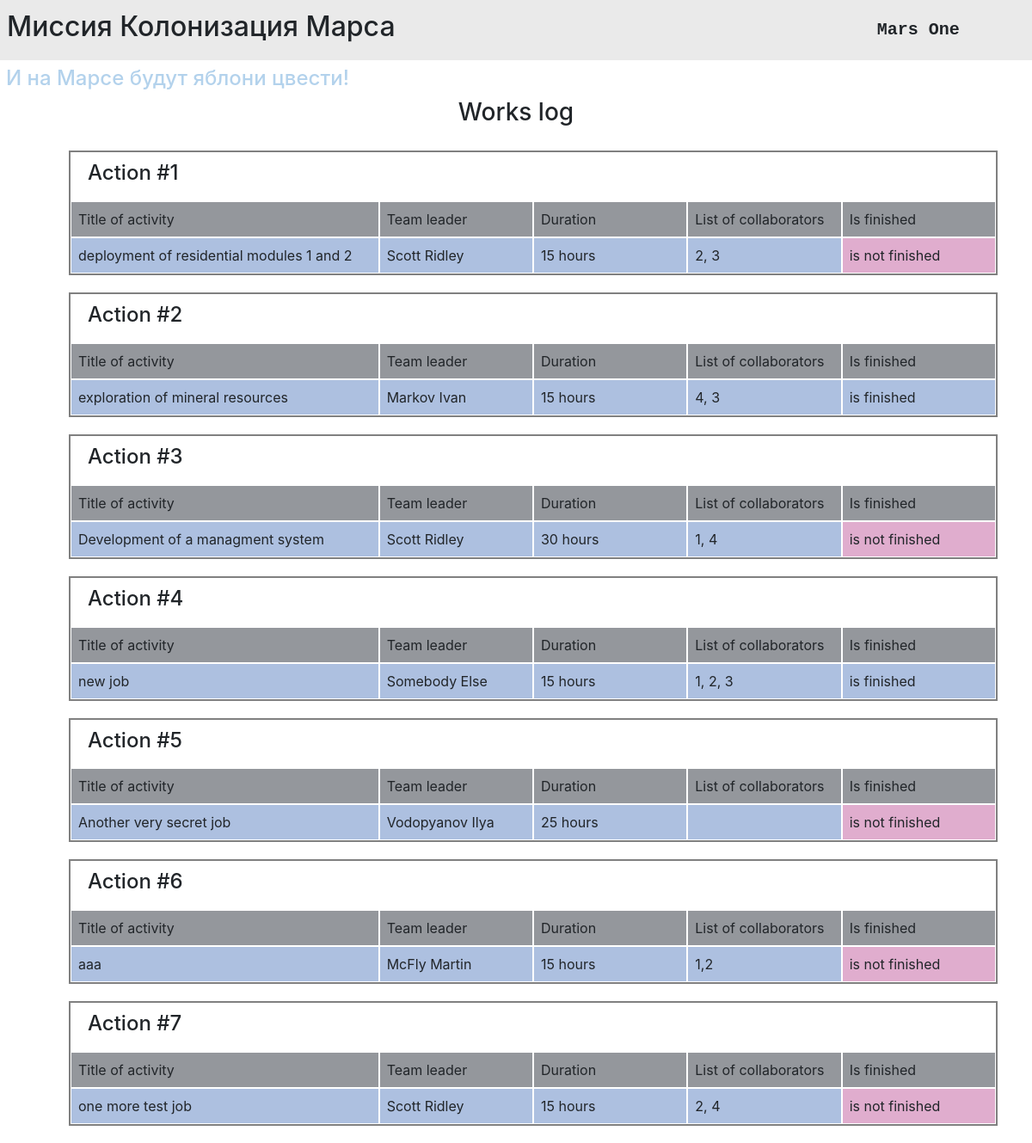
/index, run on the app's committed database.
### data/jobs.py (models this page shows, shortened)
class Jobs(SqlAlchemyBase):
    __tablename__ = 'jobs'
    id = sqlalchemy.Column(sqlalchemy.Integer,
                           primary_key=True, autoincrement=True)
    team_leader = sqlalchemy.Column(sqlalchemy.Integer, sqlalchemy.ForeignKey("users.id"))
    job = sqlalchemy.Column(sqlalchemy.String, nullable=True)
    work_size = sqlalchemy.Column(sqlalchemy.Integer, nullable=True)
    collaborators = sqlalchemy.Column(sqlalchemy.String, nullable=True)
    start_date = sqlalchemy.Column(sqlalchemy.DateTime, default=datetime.datetime.now, nullable=True)
    end_date = sqlalchemy.Column(sqlalchemy.DateTime, nullable=True)
    is_finished = sqlalchemy.Column(sqlalchemy.Boolean, nullable=True)
    user = orm.relation("User")

### main.py (the view)
@app.route("/")
@app.route("/index")
def index():
    session = db_session.create_session()
    actions = []
    for action in session.query(Jobs):
        actions.append({
            "id": action.id,
            "title": action.job,
            "leader": action.user.surname + ' ' + action.user.name,
            "duration": action.work_size,
            "collaborators": action.collaborators,
            "finished": action.is_finished
        })
    return render_template("actions.html", actions=actions, title="Список работ")

### data/db_session.py (called while the page is built)
def create_session() -> Session:
    global __factory
    return __factory()

### templates/actions.html (shortened to what this page needs)
{% extends "base.html" %}
{% block content %}
<div class="container-fluid">
    <div class="row">
        <div class="col-12 text-center">
            <h3>Works log</h3>
        </div>
    </div>
    {% for action in actions %}
    <div class="container-fluid item">
        <div class="row">
            <div class="col-12 action-title"><h4>Action #{{action.id}}</h4></div>
        </div>
        <div class="row">
            <div class="col-4 title">Title of activity</div>
            <div class="col-2 title">Team leader</div>
            <div class="col-2 title">Duration</div>
            <div class="col-2 title">List of collaborators</div>
            <div class="col-2 title">Is finished</div>
        </div>
        <div class="row">
            <div class="col-4 cell">{{action.title}}</div>
            <div class="col-2 cell">{{action.leader}}</div>
            <div class="col-2 cell">{{action.duration}} hours</div>
            <div class="col-2 cell">{{action.collaborators}}</div>
            <div class="col-2 cell {% if not action.finished %} not-finished {% endif %}">
                {% if not action.finished %} is not finished
                {% else %} is finished
                {% endif %}
            </div>
        </div>
    </div>
    {% endfor %}
</div>
{% endblock %}

### templates/base.html (shortened to what this page needs)
<!DOCTYPE html>
<html lang="en">
<head>
    <link rel="stylesheet"
          href="https://stackpath.bootstrapcdn.com/bootstrap/4.4.1/css/bootstrap.min.css"
>
    <link rel="stylesheet" href="static/css/style.css">
</head>
<body>
    <div class="row align-items-center mission">
        <h2 class="col-md-7 col-sm-6 mission-name">Миссия Колонизация Марса</h2>
        <p class="col-md-2 col-sm-3 mission-logo">Mars One</p>
    </div>
    <div class="slogan">
        <h4>И на Марсе будут яблони цвести!</h4>
    </div>
    <main role="main" class="container">
        {% block content %}{% endblock %}
    </main>
</body>
</html>

### static/css/style.css (style rules this page uses)
.title { background-color: #94979c; }
.cell { background-color: #adc0e0; }
.title, .cell { padding: 8px; border: 1px solid white; }
.not-finished { background-color: #e0adce; }
.item { margin: 20px; border: 2px solid gray; }
.action-title { padding: 10px 20px; }
.mission { background-color: #eaeaea; padding: 8px; }
.mission-logo { margin: 12px 0; font-family: monospace; font-size: 20px; font-weight: 600; }
.slogan { color: #b3d2ec; margin: 7px; }

### data on the page
Jobs: id "1", title "deployment of residential modules 1 and 2", leader "Scott Ridley", duration "15", collaborators "2, 3", shows "is not finished"
Jobs: id "2", title "exploration of mineral resources", leader "Markov Ivan", duration "15", collaborators "4, 3", shows "is finished"
Jobs: id "3", title "Development of a managment system", leader "Scott Ridley", duration "30", collaborators "1, 4", shows "is not finished"
Jobs: id "4", title "new job", leader "Somebody Else", duration "15", collaborators "1, 2, 3", shows "is finished"
Jobs: id "5", title "Another very secret job", leader "Vodopyanov Ilya", duration "25", shows "is not finished"
Jobs: id "6", title "aaa", leader "McFly Martin", duration "15", collaborators "1,2", shows "is not finished"
Jobs: id "7", title "one more test job", leader "Scott Ridley", duration "15", collaborators "2, 4", shows "is not finished"
